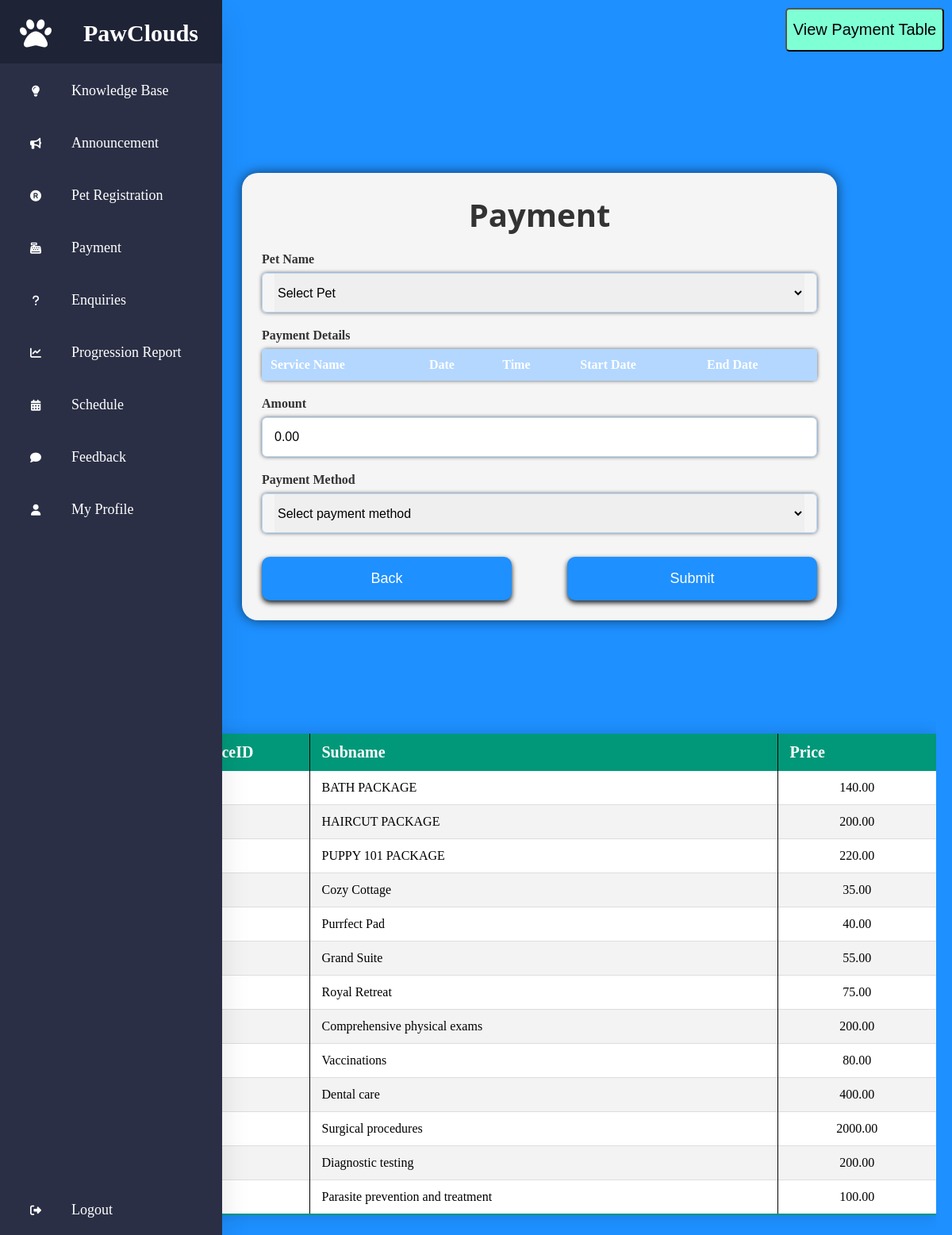
/Staff/Payment.php (signed in), run on the app's committed database.
### tables this page shows
CREATE TABLE `subservice` (
  `subserviceid` int(5) NOT NULL,
  `serviceid` int(5) NOT NULL,
  `subname` varchar(50) NOT NULL,
  `price` decimal(10,2) NOT NULL
);

### Staff/Payment.php (the view, shortened to what this page needs)
<?php
include '../Customer/condb.php';
?>
<!DOCTYPE html>
<html lang="en">
<head>
    <link rel="stylesheet" href="../assets/css/staff/staffstyle.css">
    <link rel="stylesheet" href="../assets/css/staff/form.css">
    <link rel="stylesheet" href="../assets/css/staff/popup.css">
    <link rel="stylesheet" href="../assets/css/staff/table.css">
</head>
<body>
    <div class="btn-container">
        <div class="right-top-button">
            <a href="ViewPayment.php"><button>View Payment Table</button></a>
        </div>
    </div>
    <?php
        include 'sidebar.php';
    ?>
    <section class="form-container">
        <div class="form-wrapper">
            <header>Payment</header>
            <form action="Payment.php" name="PaymentForm" class="form" method="post">
                <div class="form-input-details">
                <label for="">Pet Name</label>
                    <div class="form-split">
                        <div class="select-box">
                            <select name="PetID" id="myDropdown" onchange="selectPetID()">
                                <option selected disabled>Select Pet</option>
                            </select>
                        </div>
                    </div>
                </div>
                <div class="form-input-details">
                    <label for="">Payment Details</label>
                    <table>
                        <tr>
                            <th>Service Name</th>
                            <th>Date</th>
                            <th>Time</th>
                            <th>Start Date</th>
                            <th>End Date</th>
                        </tr>
                        <?php
                        $get_petid = $_GET['petid']??null;
                        ?>
                    </table>
                </div>
                <?php
                $amount_sql = "SELECT SUM(subservice.price * schedule.duration) AS total_price FROM schedule JOIN subservice ON subservice.subserviceid = schedule.subserviceid WHERE schedule.petid = '".$get_petid."' AND schedule.duration IS NOT NULL AND schedule.status = FALSE";
                $amount_result = mysqli_query($con, $amount_sql);
                $total_Amount = 0;
                if ($amount_result && mysqli_num_rows($amount_result) > 0) {
                    $row = mysqli_fetch_assoc($amount_result);
                    $total_Amount += $row['total_price'];
                }
                $amount_sql = "SELECT SUM(subservice.price) AS total_price FROM schedule JOIN subservice ON subservice.subserviceid = schedule.subserviceid WHERE schedule.petid = '".$get_petid."' AND schedule.duration IS NULL AND schedule.status = FALSE";
                $amount_result = mysqli_query($con, $amount_sql);
                if ($amount_result && mysqli_num_rows($amount_result) > 0) {
                    $row = mysqli_fetch_assoc($amount_result);
                    $total_Amount += $row['total_price'];
                }
                echo '<div class="form-input-details">';
                echo '<label for="Amount">Amount</label>';
                echo '<input type="number" name="Amount" placeholder="Amount" value="'.number_format($total_Amount, 2, '.', '').'" readonly>';
                echo '</div>';
                ?>
                <div class="form-input-details">
                    <label for="">Payment Method</label>
                        <div class="form-split">
                            <div class="select-box">
                                <select name="Payment" >
                                    <option selected disabled>Select payment method</option>
                                </select>
                            </div>
                        </div>
                </div>
                    <div class="form-btn-details">
                        <button style="float:left; width:45%" type="button" onclick="window.location.href='Staffhomepage.php';">Back</button>
                        <button type="submit" style="float:right;width:45%" name="Submit">Submit</button>
                    </div>
            </form>
        </div>
    </section>
    <section>
    <div class="table" id="table">
            <table class="content-table" >
                <thead>
                    <tr>
                        <th>SubserviceID</th>
                        <th>Subname</th>
                        <th>Price</th>
                    </tr>
                </thead>
                <tbody>
                    <?php
                        $sql = "SELECT * FROM subservice ORDER BY subserviceid ASC";
                        $run = mysqli_query($con, $sql);
                        while ($row = mysqli_fetch_assoc($run)) {
                            $subserviceid = $row['subserviceid'];
                            $subname = $row['subname'];
                            $price = $row['price'];
                    ?>
                        <tr>
                            <td><?php echo $subserviceid; ?></td>
                            <td><?php echo $subname; ?></td>
                            <td><?php echo $price; ?></td>
                        </tr>
                    <?php } ?>
                </tbody>
            </table>
        </div>
    </section>
</body>
</html>

### Staff/sidebar.php (shortened to what this page needs)
<!DOCTYPE html>
<html lang="en">
<head>
    <link rel="stylesheet" href="https://cdnjs.cloudflare.com/ajax/libs/font-awesome/6.4.0/css/all.min.css">
<link rel="stylesheet" href="../assets/css/staff/sidebar.css">
</head>
<body>
    <nav>
        <ul>
            <li>
                <a href="Staffhomepage.php" class="logo">
                    <i class="fa fa-paw"></i>
                    <span class="nav-item">PawClouds</span>
                </a>
            </li>
            <li>
                <a href="Staffhomepage.php">
                <i class="fas fa-lightbulb"></i>
                    <span class="nav-item">Knowledge Base</span>
                </a>
            </li>
            <li>
                <a href="Announcement.php">
                    <i class="fa-solid fa-bullhorn"></i>
                    <span class="nav-item">Announcement</span>
                </a>
            </li>
            <li>
                <a href="PetDetails.php">
                    <i class="fa-solid fa-registered"></i>
                    <span class="nav-item">Pet Registration</span>
                </a>
            </li>
            <li>
                <a href="Payment.php">
                <i class="fa duotone fa-cash-register"></i>
                    <span class="nav-item">Payment</span>
                </a>
            </li>
            <li>
                <a href="Enquiries.php">
                <i class="fa solid fa-question"></i>
                    <span class="nav-item">Enquiries</span>
                </a>
            </li>
            <li>
                <a href="Progression.php">
                <i class="fas fa-line-chart"></i>
                <span class="nav-item">Progression Report</span>
                </a>
            </li>
            <li>
                <a href="Schedule.php">
                <i class="fa-solid fa-calendar-days"></i>
                <span class="nav-item">Schedule</span>
                </a>
            </li>
            <li>
                <a href="Feedback.php">
                <i class="fa-solid fa-comment"></i>
                <span class="nav-item">Feedback</span>
                </a>
            </li>
            <li>
                <a href="StaffProfile.php">
                <i class="fa-solid fa-user"></i>
                <span class="nav-item">My Profile</span>
                </a>
            </li>
            <li>
                <a href="logout.php" class="logout" onclick="return confirm('Are you sure to logout?');">
                <i class="fa-solid fa-right-from-bracket"></i>
                    <span class="nav-item">Logout</span>
                </a>
            </li>
        </ul>
    </nav>
</body>
</html>

### assets/css/staff/staffstyle.css (style rules this page uses)
section { padding-left: 80px; }

### assets/css/staff/form.css (style rules this page uses)
.form-container { min-height: 100vh; display: flex; justify-content: center; align-items: center; }
.form-wrapper { position: relative; max-width: 750px; width: 100%; background-color: #f5f5f5; padding: 25px; border-radius: 20px; box-shadow: 0 0 15px rgba(0,0,0,0.6); margin: 10px 20px; }
.form-wrapper header { font-size: 2.5rem; color: #333; font-weight: 700; text-align: center; font-family: "Open Sans", sans-serif; }
.form-wrapper .form { margin-top: 10px; }
.form .form-input-details { width: 100%; margin-top: 20px; }
.form-input-details label { color: #333; font-size: 16px; font-weight: 600; }
.form-input-details input { position: relative; height: 50px; width: 100%; font-size: 1rem; outline: none; margin-top: 8px; border: 1px solid #b3d7ff; border-radius: 6px; padding: 0 15px; color: black; box-shadow: 0 0 5px rgba(0, 0, 0, 0.604); }
.form :where(.form-input-details input, .select-box) { position: relative; height: 50px; width: 100%; font-size: 1rem; outline: none; margin-top: 8px; border: 1px solid #b3d7ff; border-radius: 6px; padding: 0 15px; color: black; box-shadow: 0 0 5px rgba(0, 0, 0, 0.604); }
.form-split { display: flex; column-gap: 15px; }
.select-box select { height: 100%; width: 100%; outline: none; border: none; color: black; font-size: 1rem; }
.form-btn-details button { height: 55px; width: 100%; color: white; background-color:#1E90FF ; font-size: 18px; border-radius: 10px; border: none; cursor: pointer; margin-top: 30px; transition: all 0.3s ease; box-shadow: 0 3px 6px rgba(0, 0, 0, 0.9); }
.btn-container { height: 100px; width: 100%; }
.right-top-button { float: right; margin: 10px 10px 0px 0px; }
.right-top-button button { width: 200px; height: 55px; background-color: aquamarine; font-size: 20px; border-radius: 5px; transition: all 0.3s ease-in-out; }

### assets/css/staff/table.css (style rules this page uses)
.table { max-width: 100%; overflow-x: auto; margin: 0 20px 0 30px; }
.content-table { width: 100%; border-collapse: collapse; margin: 25px 0; font-size: 0.9em; min-width: 400px; border-radius: 5px 5px 0 0; overflow: hidden; box-shadow: 0 0 20px rgba(0, 0, 0, 0.15); max-height: 400px; overflow-y: auto; }
.content-table thead tr { background-color: #009879; color: #fff; text-align: left; font-weight: bold; }
.content-table th { padding: 12px 15px; font-size: 20px; }
.content-table td { padding: 12px 15px; font-size: 16px; }
.content-table td:last-child { text-align: center; }
.content-table th:not(:last-child), .content-table td:not(:last-child) { border-right: 1px solid black; }
.content-table th:first-child, .content-table th:last-child { width: 200px; }
.content-table tbody tr { border-bottom: 1px solid #ddd; }
.content-table tbody tr:nth-of-type(odd) { background-color: #fff; }
.content-table tbody tr:nth-of-type(even) { background-color: #f3f3f3; }
.content-table tbody tr:last-of-type { border-bottom: 2px solid #009879; }

### assets/css/staff/sidebar.css (style rules this page uses)
* { margin: 0; padding: 0; box-sizing: border-box; }
body { background: #1E90FF; }
nav { position: fixed; top: 0; bottom: 0; height: 100%; background: #2a2f45; left: 0; overflow: hidden; width: 90px; transition: width 0.2s linear; box-shadow: 0 20px 35px rgba(0, 0, 0, 0.1); z-index: 1; }
.logo { text-align: center; display: flex; align-items: center; transition: all 0.5s ease; margin: 0 auto; padding-bottom: 30px; }
.logo i { font-size: 40px; color: white; }
.logo span { font-weight: bold; padding-left: 15px; font-size: 30px; }
nav ul li a { position: relative; color: white; font-size: 20px; display: table; width: 300px; padding: 10px; transition: all ease 0.5s; outline: none; border: none; text-decoration: none; }
nav ul li i { position: relative; width: 70px; height: 40px; top: 12px; font-size: 14px; text-align: center; }
.nav-item { position: relative; top: 12px; margin-left: 10px; font-size: 18px; }
.logout { position: absolute; bottom: 0; }

### Staff/Payment.php (style rules this page uses)
.form-input-details table { width: 100%; border-collapse: collapse; margin-top: 8px; border: 1px solid #b3d7ff; border-radius: 6px; box-shadow: 0 0 5px rgba(0, 0, 0, 0.604); }
.form-input-details th, .form-input-details td { padding: 10px; text-align: left; border-bottom: 1px solid #b3d7ff; }
.form-input-details th { background-color: #b3d7ff; color: #fff; }
.form-input-details th:not(:last-child), .form-input-details td:not(:last-child) { border-right: 1px solid #b3d7ff; }

### data on the page
subservice: subname "BATH PACKAGE", price "140.00"
subservice: subname "HAIRCUT PACKAGE", price "200.00"
subservice: subname "PUPPY 101 PACKAGE", price "220.00"
subservice: subname "Cozy Cottage", price "35.00"
subservice: subname "Purrfect Pad", price "40.00"
subservice: subname "Grand Suite", price "55.00"
subservice: subname "Royal Retreat", price "75.00"
subservice: subname "Comprehensive physical exams", price "200.00"
subservice: subname "Vaccinations", price "80.00"
subservice: subname "Dental care", price "400.00"
subservice: subname "Surgical procedures", price "2000.00"
subservice: subname "Diagnostic testing", price "200.00"
subservice: subname "Parasite prevention and treatment", price "100.00"
